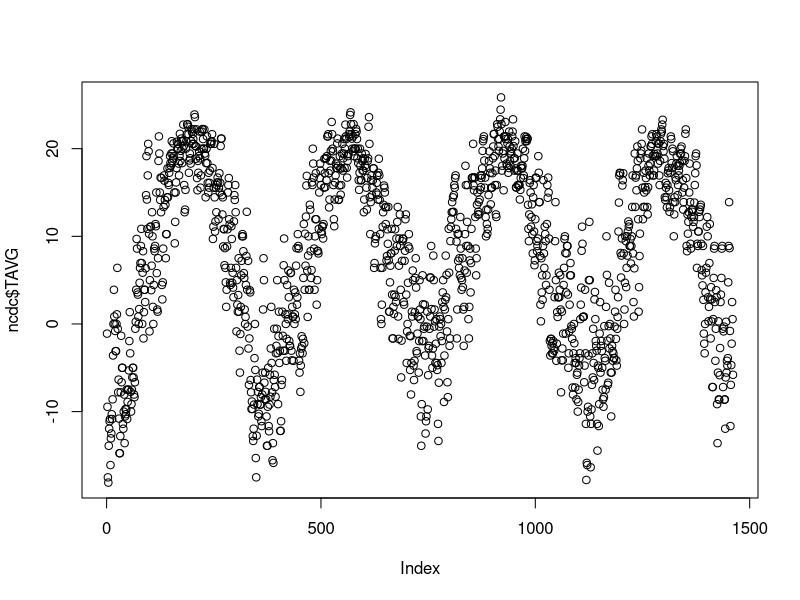
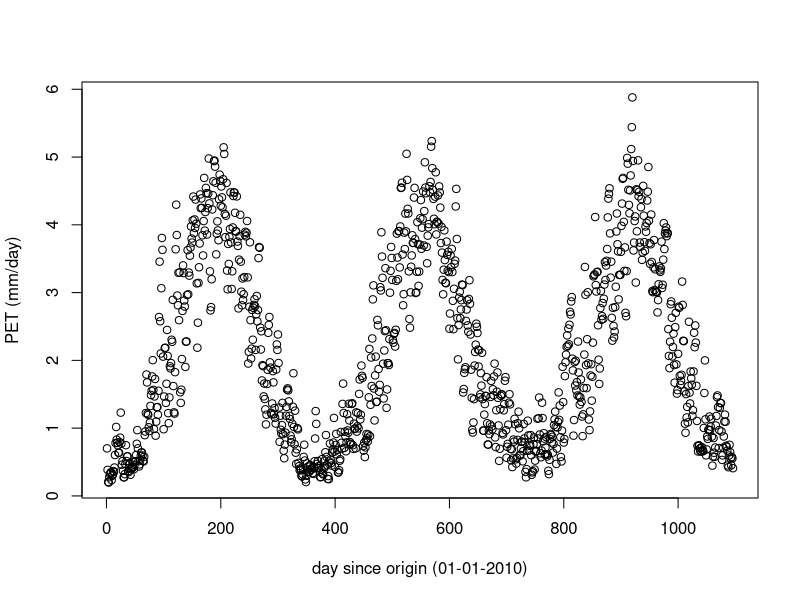
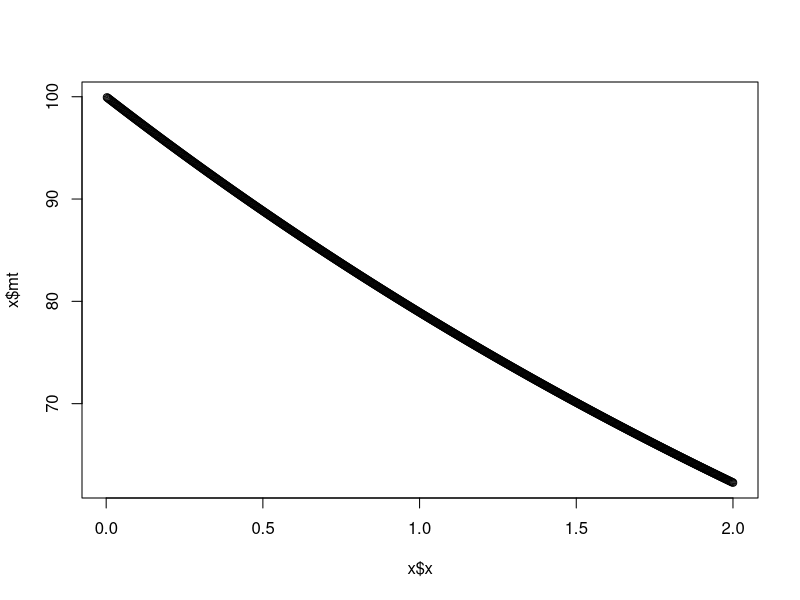
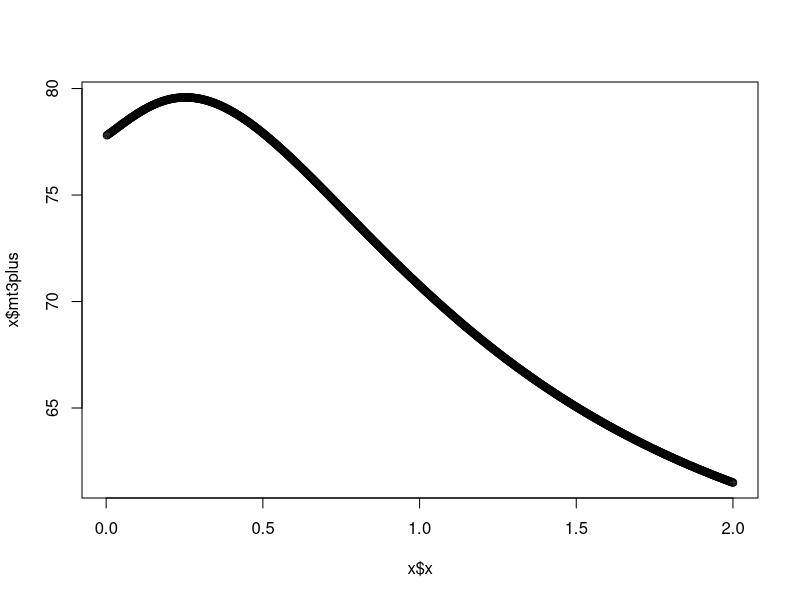
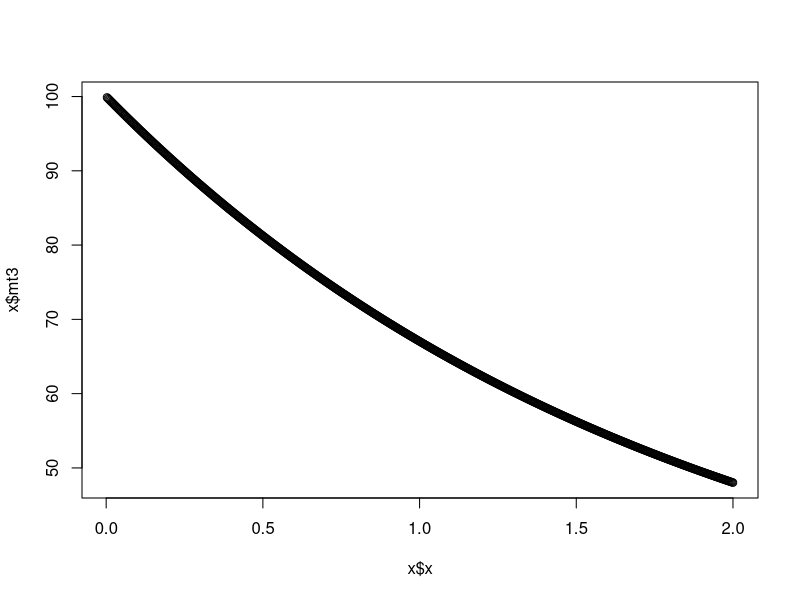

Source code (R) for these figures, in order:
##01_CDI_weimer_run
# Author: Jeff Atkins (jwatkins6@vcu.edu) May, 2017

#Previous sections of code taken as below:  

#Code written 2014-015 by Jeff Atkins (jeffatkins@virginia.edu or via Twitter @atkinsjeff)
#This code analyzes data from the MesoWest Weather Station at Bearden Knob (BDKW2) located at the top of the Weimer Run Watershed in David, WV
#This code also analyzes long term trends in precipitation using NCDC data for the Weimer Run Watershed
#Dataset files are uploaded into figshare
#and is in suppor of research outlined in the manuscript Atkins et al. 2014 Biogeosciences (article title final here)

# Station data downloaded from http://mesowest.utah.edu/ for the Bearden Knob Weather Station (BDKW2)
# 
# http://mesowest.utah.edu/html/help/main_index.html#usage
# 
# Column descriptions and units:
# DATETIME - date (mm/dd/yyyy) with time (hh:mm)
# TEMP - air temperature in degrees Celsius
# RELH - Relative humidity (%)
# WIND - hourly wind speed (m/s)
# GUST - peak wind speed gust during hour (m/s)
# DIR - wind speed direction (compass degrees)
# QFLG - Quality of data (OK = good to use; CAUTION = examine for incongruity)
# SOLAR - Incoming solar radiation (w/m^2)
# PRECIPcum - cumulative precipitation (cm)
# PRECIP - precip during past hour (cm)
# PEAK - duplicate column of max wind gust (m/s)
# PEAKDIR - direction of PEAK and GUST columns (compass degrees)
# DWP - dew point (degrees Celsius)
# 


#required packages
require(xts)
require(ggplot2)
require(psych)
library(Hmisc)
library(lmtest)
library(car)
library(gtable)
library(gridExtra)
require(lubridate)
require(plyr)
require(dplyr)
require(tidyr)


# Sources
# http://www.nature.com/nclimate/journal/v4/n7/extref/nclimate2251-s1.pdf
# http://onlinelibrary.wiley.com/doi/10.1111/j.1365-2486.2008.01672.x/full
# http://hyperphysics.phy-astr.gsu.edu/hbase/Kinetic/watvap.html
# https://www.fs.fed.us/pnw/pubs/journals/pnw_2008_adair001.pdf
# http://hydrologie.org/redbooks/a063/063006.pdf

#######require(magrittr)
require(plyr)
require(dplyr)
require(tidyr)
require(magrittr)

# NCDC GHCND:USC00462211	DAVIS 3 SE WV US
ncdc <- read.csv("data/934907.csv")

str(ncdc)

# make year, month,  columns
ncdc$year <- substr(ncdc$DATE, 0, 4)
ncdc$mon <- substr(ncdc$DATE, 5, 6)
ncdc$day <- substr(ncdc$DATE, 7, 8)

#mean temp
ncdc$TAVG <- (ncdc$TMAX + ncdc$TMIN) / 2

# diagnostic
plot(ncdc$TAVG)

# making monthlies
ncdc %>%
  group_by( year, mon) %>% 
  summarise( tavg = mean(TAVG, na.rm = TRUE), ppt = sum(PRCP, na.rm = TRUE)) -> monthly
monthly <- data.frame(monthly)

monthly$year <- as.integer(monthly$year)
monthly$mon <- as.integer(monthly$mon)

# yearly sums
# making monthlies
ncdc %>%
  group_by( year) %>% 
  summarise( ppt = sum(PRCP, na.rm = TRUE)) 

# Briong in daylength
df.daylength <- read.csv("data/wv_daylength_2010_2012.csv")
df.daylength$length <- df.daylength$length * 12

#make a lite
ncdc.lite <- ncdc[,c(7,19:22)]
ncdc.lite$year <- as.integer(ncdc.lite$year)
ncdc.lite$mon <- as.integer(ncdc.lite$mon)
ncdc.lite$day <- as.integer(ncdc.lite$day)

df.ncdc <- merge(ncdc.lite, df.daylength)
attach(df.ncdc)
df.days2 <- df.ncdc[order(year, mon, day),]
detach(df.ncdc)
df.days2 <- na.omit(df.days2)

# # calculate saturated water vapor density in g m^-3
df.days2$qtingrams <- 4.8046 * exp(0.0635 * df.days2$TAVG)

# # calculate saturated water vapor density in kPa
df.days2$qt <- 0.611 * exp(  (17.502 * df.days2$TAVG) / (df.days2$TAVG + 240.97) )

# # calculate PET in inches from Harmon, 1963 (http://hydrologie.org/redbooks/a063/063006.pdf)
# df.days$pet <- 0.0065 * df.days$length * df.days$qt

# PET in mm modified from Harmon, 1963
df.days2$pet <- 29.8 * df.days2$length * ( (df.days2$qt/ (df.days2$TAVG + 273.2)))

# apply calibration coeff
df.days2$pet <- df.days2$pet * 1.2
# #change pet to mm
# df.days$pet <- df.days$pet * 25.4

# aggregate monthly pet
df.days2 %>% 
  group_by( year, mon) %>% 
  summarise( pet = sum(pet, na.rm = TRUE)) -> df.pet
df.pet <-   data.frame(df.pet)
# test plot
plot(df.days2$pet, xlab = "day since origin (01-01-2010)", ylab = "PET (mm/day)")
# Just to print total  PET
df.days2 %>% 
  group_by( year) %>% 
  summarise( pet = sum(pet, na.rm = TRUE))
#######
# To bring them all together
df.cdi <- merge(monthly, df.pet)


#convert precip to mm and rename

names(df.cdi)[names(df.cdi) == 'ppt'] <- 'p'
names(df.cdi)[names(df.cdi) == 'tavg'] <- 't'

# Running checks
df.cdi%>% 
  group_by( year) %>% 
  summarise( ppt = sum(p, na.rm = TRUE)) 

# making the intermediates for CDI calculations
# from Adiar et al. 2008, GCB (https://www.fs.fed.us/pnw/pubs/journals/pnw_2008_adair001.pdf)

df.cdi$ft <- 0.5766 * exp(308.56 * ( (1/56.02) - (1 / ((273+df.cdi$t) - 227.13)) ))
df.cdi$fw <- 1 / (1 + 30 * exp(-8.5 * (df.cdi$p / df.cdi$pet)))
df.cdi$cdi <- df.cdi$ft * df.cdi$fw

## Now let's calculate CDI by year
df.cdi%>% 
  group_by(year) %>% 
  summarise( cdi = mean(cdi, na.rm = TRUE)) 


cdi <- mean(df.cdi$cdi)
#k <- -0.5278
k = 0.4042
x <- c(1:730)
x <- data.frame(x)
x$x <- x$x / 365

# calculate mass remaining based on CDI, time, and k
x$mt <- 100  * exp( (-k * cdi * x$x)  )

plot(x$x, x$mt)

#### Three pool model
cel <- 36.79
lig <- 20.94
ls <-  lig/ (cel + lig)
k1 <- 1.893
k2 <- 1.5817
k3 <- 0.0343
b <- 4.271
m1 <- 100 - cel - lig
x$ligx <- (lig * exp(-k3 * cdi *x$x))



x$mt3plus <- (m1  * exp( (-k1 * cdi * x$x))) + (cel * exp( (-k2 * cdi * exp(-b * (x$ligx/lig) * x$x)))) + (lig * exp(-k3 * cdi *x$x))
plot(x$x, x$mt3plus) 

x$mt3 <- (m1  * exp( (-1.0669 * cdi * x$x))) + (cel * exp( (-0.7676 * cdi * x$x))) + (lig * exp(0 * cdi *x$x))

plot(x$x, x$mt3)      
